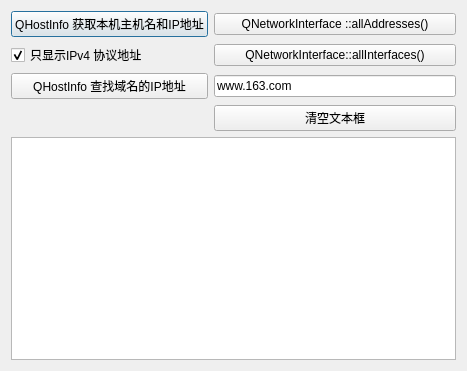
<?xml version="1.0" encoding="UTF-8"?>
<ui version="4.0">
 <class>Dialog</class>
 <widget class="QDialog" name="Dialog">
  <property name="geometry">
   <rect>
    <x>0</x>
    <y>0</y>
    <width>467</width>
    <height>371</height>
   </rect>
  </property>
  <property name="windowTitle">
   <string>Dialog</string>
  </property>
  <layout class="QGridLayout" name="gridLayout_2">
   <item row="0" column="0">
    <layout class="QGridLayout" name="gridLayout">
     <item row="0" column="0">
      <widget class="QPushButton" name="btnGetHostInfo">
       <property name="text">
        <string>QHostInfo 获取本机主机名和IP地址</string>
       </property>
      </widget>
     </item>
     <item row="0" column="1">
      <widget class="QPushButton" name="btnDetail">
       <property name="text">
        <string>QNetworkInterface ::allAddresses()</string>
       </property>
      </widget>
     </item>
     <item row="1" column="0">
      <widget class="QCheckBox" name="chkOnlyIPv4">
       <property name="text">
        <string>只显示IPv4 协议地址</string>
       </property>
       <property name="checked">
        <bool>true</bool>
       </property>
      </widget>
     </item>
     <item row="1" column="1">
      <widget class="QPushButton" name="btnALLInterface">
       <property name="text">
        <string>QNetworkInterface::allInterfaces()</string>
       </property>
      </widget>
     </item>
     <item row="2" column="0">
      <widget class="QPushButton" name="btnLookup">
       <property name="text">
        <string>QHostInfo 查找域名的IP地址</string>
       </property>
      </widget>
     </item>
     <item row="2" column="1">
      <widget class="QLineEdit" name="editHost">
       <property name="text">
        <string>www.163.com</string>
       </property>
      </widget>
     </item>
     <item row="3" column="1">
      <widget class="QPushButton" name="btnClear">
       <property name="text">
        <string>清空文本框</string>
       </property>
      </widget>
     </item>
    </layout>
   </item>
   <item row="1" column="0">
    <widget class="QPlainTextEdit" name="plainTextEdit"/>
   </item>
  </layout>
 </widget>
 <resources/>
 <connections/>
</ui>
